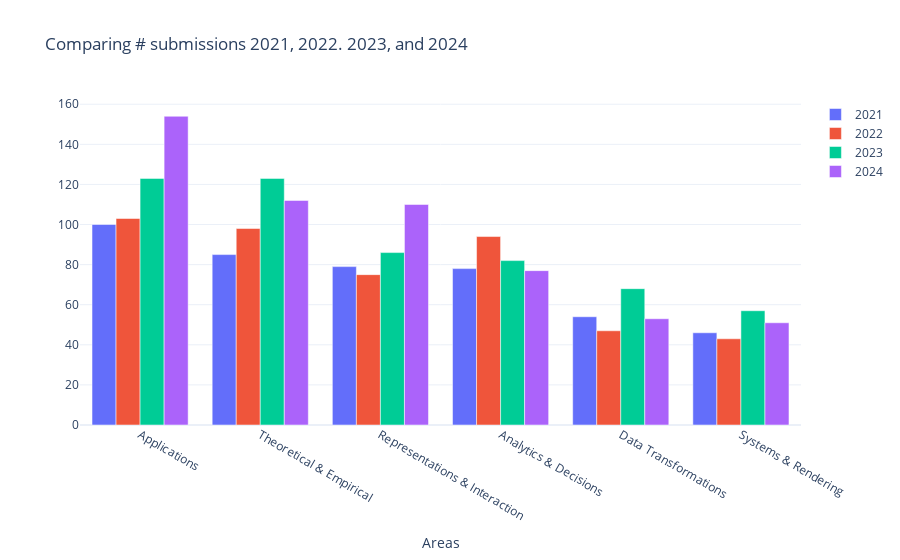

The notebook cell saved with this chart:
### Markdown cell above
#### Distributions in Areas

### Code cell
tmp = (submissions
    .value_counts(['Area', 'year'])
    .reset_index()
    .rename(columns = {0: 'count'})
)

data=[]
count=0
recent_years = [2021, 2022, 2023, 2024]
for my_year in recent_years:
    count=count+1
    trace1=go.Bar(
        x=tmp[tmp['year']==my_year]["Area"],
        y=tmp[tmp['year']==my_year]['count'],
        customdata = tmp[tmp['year']==my_year],
        hovertemplate="%{y} papers were submitted in",
        name=f"{my_year}",
        offsetgroup=count,
    )
    data.append(trace1)


fig2 = go.Figure(
    data=data,
    layout=go.Layout(
        title="Comparing # submissions 2021, 2022. 2023, and 2024",
        xaxis_title="Areas",
        template="plotly_white"
    )
)
fig2.show()

### Figure 1 — Plotly figure (JSON) as saved in the notebook; plotly's stock layout.template omitted (floating-point values rounded to 4 significant figures)
{"data": [{"customdata": [["Applications", 2021, 100], ["Theoretical & Empirical", 2021, 85], ["Representations & Interaction", 2021, 79], ["Analytics & Decisions", 2021, 78], ["Data Transformations", 2021, 54], ["Systems & Rendering", 2021, 46]], "hovertemplate": "%{y} papers were submitted in", "name": "2021", "offsetgroup": "1", "type": "bar", "x": ["Applications", "Theoretical & Empirical", "Representations & Interaction", "Analytics & Decisions", "Data Transformations", "Systems & Rendering"], "y": [100, 85, 79, 78, 54, 46]}, {"customdata": [["Applications", 2022, 103], ["Theoretical & Empirical", 2022, 98], ["Analytics & Decisions", 2022, 94], ["Representations & Interaction", 2022, 75], ["Data Transformations", 2022, 47], ["Systems & Rendering", 2022, 43]], "hovertemplate": "%{y} papers were submitted in", "name": "2022", "offsetgroup": "2", "type": "bar", "x": ["Applications", "Theoretical & Empirical", "Analytics & Decisions", "Representations & Interaction", "Data Transformations", "Systems & Rendering"], "y": [103, 98, 94, 75, 47, 43]}, {"customdata": [["Applications", 2023, 123], ["Theoretical & Empirical", 2023, 123], ["Representations & Interaction", 2023, 86], ["Analytics & Decisions", 2023, 82], ["Data Transformations", 2023, 68], ["Systems & Rendering", 2023, 57]], "hovertemplate": "%{y} papers were submitted in", "name": "2023", "offsetgroup": "3", "type": "bar", "x": ["Applications", "Theoretical & Empirical", "Representations & Interaction", "Analytics & Decisions", "Data Transformations", "Systems & Rendering"], "y": [123, 123, 86, 82, 68, 57]}, {"customdata": [["Applications", 2024, 154], ["Theoretical & Empirical", 2024, 112], ["Representations & Interaction", 2024, 110], ["Analytics & Decisions", 2024, 77], ["Data Transformations", 2024, 53], ["Systems & Rendering", 2024, 51]], "hovertemplate": "%{y} papers were submitted in", "name": "2024", "offsetgroup": "4", "type": "bar", "x": ["Applications", "Theoretical & Empirical", "Representations & Interaction", "Analytics & Decisions", "Data Transformations", "Systems & Rendering"], "y": [154, 112, 110, 77, 53, 51]}], "layout": {"title": {"text": "Comparing # submissions 2021, 2022. 2023, and 2024"}, "xaxis": {"title": {"text": "Areas"}}}}
